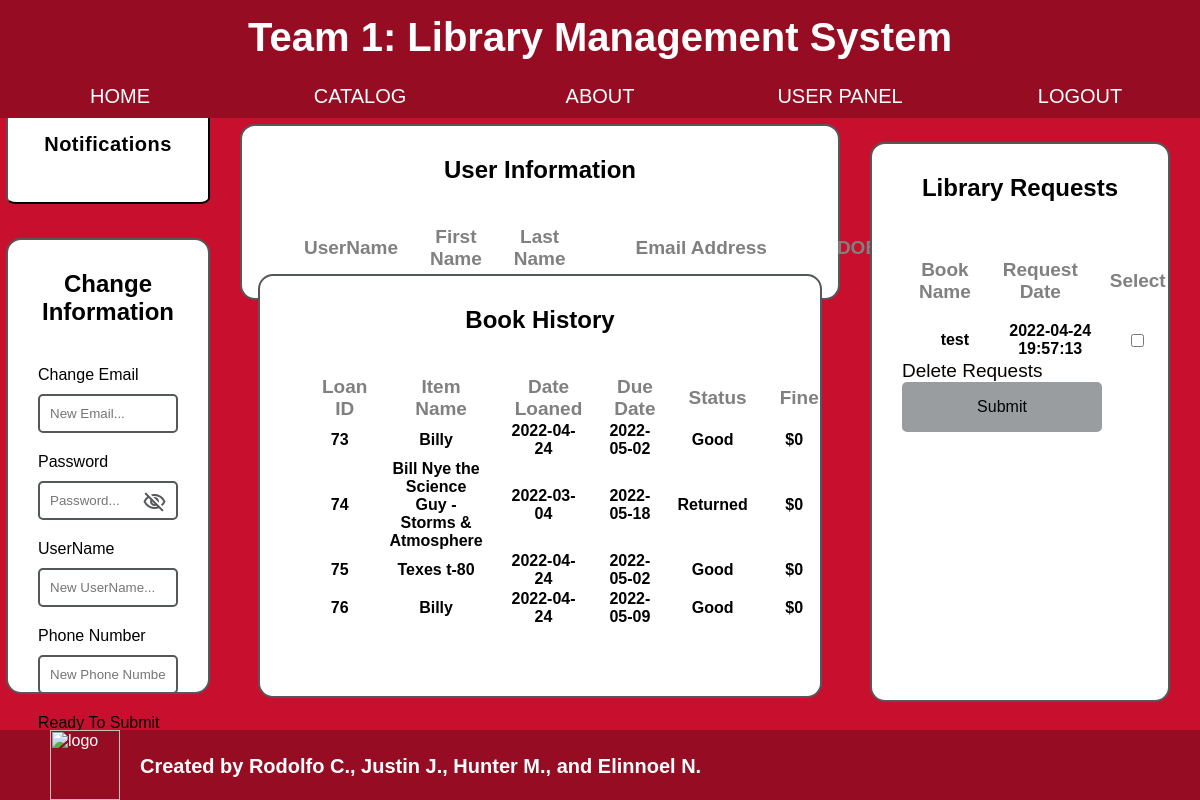
The page /user/userdashboard.php (signed in) on the database as committed earlier.
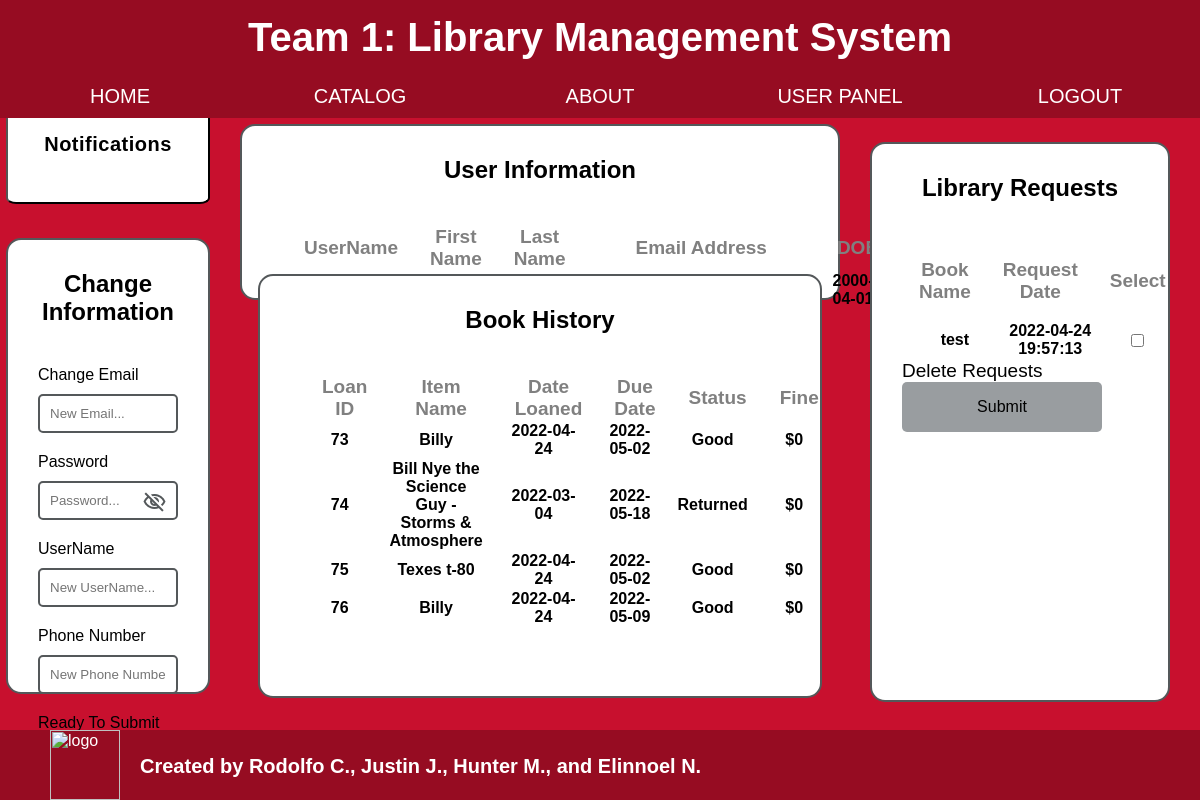
The same page on the database as committed later.
### tables this page shows
CREATE TABLE `loan` (
  `Loan_id` int(11) NOT NULL,
  `Item` int(11) DEFAULT NULL,
  `User` int(11) NOT NULL,
  `Loan_date` date NOT NULL,
  `Return_date` date NOT NULL,
  `Drop_date` date DEFAULT NULL,
  `Returned` int(6) NOT NULL DEFAULT 0
);

CREATE TABLE `user` (
  `User_id` int(11) NOT NULL,
  `Fname` varchar(50) DEFAULT NULL,
  `Lname` varchar(50) DEFAULT NULL,
  `Email` varchar(50) NOT NULL,
  `Username` varchar(16) NOT NULL,
  `Password` varchar(255) NOT NULL,
  `Balance` decimal(10,2) UNSIGNED NOT NULL DEFAULT 0.00,
  `DOB` date DEFAULT NULL,
  `Pnumber` varchar(20) DEFAULT NULL,
  `Current_orders` int(11) NOT NULL DEFAULT 0,
  `Created` datetime DEFAULT NULL,
  `User_Status` varchar(6) NOT NULL DEFAULT 'user',
  `Deleted_id` tinyint(4) NOT NULL DEFAULT 0
);

### user/userdashboard.php (the view, shortened to what this page needs)
<?php
    include_once '..\header.php';
    $userid = $_SESSION['User_id'];
?>
    <button id="myBtn" style="position:absolute; left:.5% ; margin-top:7%; width:17%; height: 15%; border-radius:5%; background-color: white;text-align: center; text-decoration: none; display: inline-block; font-size: 20px;font-weight: bold;letter-spacing: 0.5px;">Notifications</button>
<div class="page-content">
    <div class = "usrdash">
                <link rel="stylesheet" href="../style.css">
            <div class = "userdash">
                <link rel="stylesheet" href="style.css">
                <form method = "post" class="login-form" style = "position: absolute; left:.5%; margin-top:10%; width: 17%; height: 57%;">
                    <h2> Change Information </h2>
                    <div class = "login-input">
                        <label>Change Email<label> <input type = "text" placeholder =  "New Email..."  class = "login-input" name = "Email">
                    </div>
                    <div class = "login-input">
                            <label>Password</label>
                            <input type="password" name="password" placeholder="Password..." id="ipassword" name = "password">
                            <i><span class="material-icons-outlined" id ="icon" onclick="toggle()">visibility_off</span></i>
                    </div>
                    <div class = "login-input">
                        <label>UserName<label> <input type = "text" placeholder = "New UserName..." class = "login-input" name="username">
                    </div>
                    <div class = "login-input">
                        <label>Phone Number<label> <input type = "text" placeholder = "New Phone Number..." class="login-input" name = "phonenum">
                    </div>
                    <label>Ready To Submit Changes?<label>
                    <button type = "submit" name="submit" style="width: 200px; height:50px;background-color: #999DA0;border: none; color: Black; padding: 15px 32px;
                    text-align: center; text-decoration: none; display: inline-block; font-size: 16px; border-radius: 5px;"> Submit Changes</button>
                </form>
            </div>
            <form class="login-form" style = "position:absolute; margin-top:.5%; margin-left:-10%; width:50%; height:22%">
            <h2>User Information</h2>
                <table class ="table table-bordered">
                    <thead>
                        <tr>
                            <th scope = "col" style = "padding-left:30px; font-size: 19; color: grey">UserName</th>
                            <th scope = "col" style = "padding-left:30px; font-size: 19; color: grey">First Name</th>
                            <th scope = "col" style = "padding-left:30px; font-size: 19; color: grey">Last Name</th>
                            <th scope = "col" style = "padding-left:30px; font-size: 19; color: grey">Email Address</th>
                            <th scope = "col" style = "padding-left:30px; font-size: 19; color: grey">DOB</th>
                            <th scope = "col" style = "padding-left:30px; font-size: 19; color: grey">Phone Number</th>
                            <th scope = "col" style = "padding-left:30px; font-size: 19; color: grey">Amount Owed</th>
                        </tr>
                    </thead>
                    <tbody>
                    <?php
                        $sql = "Select * from `user` Where User_id = '$userid'";
                        $result = mysqli_query($con, $sql);
                        if($result){
                            while($row = mysqli_fetch_assoc($result)){
                                $Balance = $row['Balance'];
                                $Uname = $row['Username'];
                                $fname = $row['Fname'];
                                $lname = $row['Lname'];
                                $email = $row['Email'];
                                $dob = $row['DOB'];
                                $pnum =$row['Pnumber'];
                                echo'<tr>
                                <th scope = "row" style = "padding-left:20px">'.$Uname.'</th>
                                <th scope = "row" style = "padding-left:20px">'.$fname.'</th>
                                <th scope = "row" style = "padding-left:20px">'.$lname.'</th>
                                <th scope = "row" style = "padding-left:20px">'.$email.'</th>
                                <th scope = "row" style = "padding-left:20px">'.$dob.'</th>
                                <th scope = "row" style = "padding-left:20px">'.$pnum.'</th>
                                <th scope = "row" style = "padding-left:20px">$'.$Balance.'</th>
                                </tr>';
                            }
                        }
                    ?>
                    </tbody>
                </table>
            </form>
            <form class="login-form" lass="login-form" style = "position:absolute; margin-top:13% ; margin-left:-10%; width:47%; height:53%;" >
            <h2> Book History </h2>
                <table>
                <tr>
                    <th scope = "col" style = "padding-left:30px; font-size: 19; color: grey">Loan ID</th>
                    <th scope = "col" style = "padding-left:30px; font-size: 19; color: grey">Item Name</th>
                    <th scope = "col" style = "padding-left:30px; font-size: 19; color: grey">Date Loaned</th>
                    <th scope = "col" style = "padding-left:30px; font-size: 19; color: grey">Due Date</th>
                    <th scope = "col" style = "padding-left:30px; font-size: 19; color: grey">Status</th>
                    <th scope = "col" style = "padding-left:30px; font-size: 19; color: grey">Fine</th>
                </tr>
                <?php
                $sql = "SELECT DISTINCT loan.Loan_id, loan.Loan_date, loan.Return_date, loan.Drop_date,
                book.Name AS bName, journal.Name AS jName, electronic.Name AS eName, disk.Name AS dName FROM loan
                INNER JOIN reservation ON loan.Item = reservation.Item
                LEFT JOIN item ON item.Item_id=reservation.Item
                LEFT JOIN book ON item.Book_id = book.Book_id
                LEFT JOIN journal ON item.Journal_id = journal.Journal_id
                LEFT JOIN disk ON item.Disk_id = disk.Disk_id
                LEFT JOIN electronic ON item.Electronic_id = electronic.Electronic_id";
                $result = mysqli_query($con, $sql);
                if($result){
                    while($row = mysqli_fetch_assoc($result)){
                        $loanID = $row['Loan_id'];
                        if(!empty($row['bName'])){$ItemName = $row['bName'];}
                        if(!empty($row['eName'])){$ItemName = $row['eName'];}
                        if(!empty($row['dName'])){$ItemName = $row['dName'];}
                        $datediff = 0;
                        $Fine = 0;
                        if(!empty($datediff) && empty($row['Drop_date'])){
                            $stat = 'Overdue';
                        }
                        elseif(!empty($row['Drop_date'])){
                            $stat =  'Returned';
                        }
                        else{
                            $stat =  'Good';
                        }
                        $loanout = $row['Loan_date'];
                        $duedate = $row['Return_date'];
                        echo'<tr>
                                <th scope = "row" style = "padding-left:20px">'.$loanID.'</th>
                                <th scope = "row" style = "padding-left:20px">'.$ItemName.'</th>
                                <th scope = "row" style = "padding-left:20px">'.$loanout.'</th>
                                <th scope = "row" style = "padding-left:20px">'.$duedate.'</th>
                                <th scope = "row" style = "padding-left:20px">'.$stat.'</th>
                                <th scope = "row" style = "padding-left:20px">$'.$Fine.'</th>
                                </tr>';
                    }
                }else{
                    echo 'notworking';
                }
                ?>
                </table>
            </form>
            <form method = "post" class="login-form" style = "position:absolute; margin-top:2%; margin-left:70%; width:25%; height:70%;">
            <h2> Library Requests </h2>
            <table>
                <tr>
                    <th scope = "col" style = "padding:15px; font-size: 19; color: grey">Book Name</th>
                    <th scope = "col" style = "padding:15px; font-size: 19; color: grey">Request Date</th>
                    <th scope = "col" style = "padding:15px; font-size: 19; color: grey">Select</th>
                </tr>
                <tr>
                <?php
                    $sql = "SELECT DISTINCT reservation.Request_date, reservation.Item
                    FROM user
                    INNER JOIN reservation ON reservation.User = $userid
                    INNER JOIN reservation_status ON reservation_status.Reserve_id = reservation.Status
                    INNER JOIN item ON item.Item_id=reservation.Item
                    INNER JOIN book ON book.Book_id=item.Book_id
                    WHERE reservation_status.reserve_status = 'Requested'
                    ";
                    $result = mysqli_query($con, $sql);
                    if($result){
                        while($row = mysqli_fetch_assoc($result)){
                            $bookname = 'test';
                            $reqdate = $row['Request_date'];
                            echo'<tr>
                                    <th scope = "row" style = "padding-left:20px">'.$bookname.'</th>
                                    <th scope = "row" style = "padding-left:20px">'.$reqdate.'</th>
                                    <th><input type="checkbox" name="book[]" value="' . $row["Item"] . '"/></th>
                                    ';
                        }
                    }else{
                        echo "not working";
                    }
                    ?>
                </tr>
                </table>
                <label style="font-size: 19;">Delete Requests<lable>
                <button type = "submit" name="check" style="width: 200px; height:50px;background-color: #999DA0;border: none; color: Black; padding: 15px 32px;
   text-align: center; text-decoration: none; display: inline-block; font-size: 16px; border-radius: 5px;"> Submit </button>
                </form>
    </div>
</div>
<?php
				include_once '../footer.php';
?>

### header.php (shortened to what this page needs)
<?php
  $BackSlashCount = substr_count($_SERVER['REQUEST_URI'],"/");
  if($BackSlashCount == 2){$BackSlash = '';}
  if(!empty($_SESSION['User_id'])){
    $log = 'LOGOUT';
    $logref = $BackSlash.'logout.php';
  }
  else{
    $log = 'LOGIN';
    $logref = $BackSlash.'login';
  }
  if(!empty($_SESSION['User_id'])){
    if($_SESSION['User_Status'] == 'admin'){
      $sign = 'ADMIN PANEL';
      $signref = $BackSlash.'admin/dashboard';
    }
    else{
      $sign = 'USER PANEL';
      $signref = $BackSlash.'user/userdashboard';
    }
  }
  else{
    $sign = 'SIGNUP';
    $signref = $BackSlash.'signup';
    }
    $homepage = $BackSlash.'homepage';
    $catalogheader = $BackSlash.'catalog';
  if(!empty($_SESSION['User_id'])){
    if($_SESSION['User_Status'] == 'admin'){
      $about  = 'USER PANEL';
      $aboutref = $BackSlash.'user/userdashboard';
    }
    else{
      $about  = 'ABOUT';
      $aboutref  = $BackSlash.'about';
    }
  }
  else{
    $about  = 'ABOUT';
    $aboutref  = $BackSlash.'about';
  }
?>
<!DOCTYPE html>
<html>
  <head>
  </head>
  <body>
    <div class="header-top">
      <h1>Team 1: Library Management System</h1>
    </div>
    <div class="header" id="myHeader">
      <button class="button buttonHome" onclick="location.href='<?php echo $homepage; ?>';">HOME</button>
			<button class="button buttonCatalog" onclick="location.href='<?php echo $catalogheader; ?>';">CATALOG</button>
      <button class="button buttonAbout" onclick="location.href='<?php echo $aboutref; ?>';"><?php echo $about; ?></button>
      <button class="button buttonSignup" onclick="location.href='<?php echo $signref; ?>';"><?php echo $sign; ?></button>
      <button class="button buttonLogin" onclick="location.href='<?php echo $logref; ?>';"><?php echo $log; ?></button>
    </div>

### footer.php (shortened to what this page needs)
    <footer>
			<img src="https://uh.edu/marcom/_images/brand/logo-interlocking-uh-red.svg" alt="logo" width=70 height=70>
			<h1>Created by Rodolfo C., Justin J., Hunter M., and Elinnoel N. </h1>
		</footer>
  </body>
</html>

### style.css (style rules this page uses)
* { padding: 0; margin: 0; list-style: none; text-decoration: none; box-sizing: border-box; font-family: Arial, HelvSetica, sans-serif; }
.login-input, .signup-input { margin: 10 auto; }
.login-input i, .signup-input i { color: #54585A; margin-left: -40px; cursor: pointer; }
.login-input i span, .signup-input i span { margin-bottom: -3px; display: inline-block; vertical-align: middle; }
.login-form, .signup-form, .display-form { width: 500px; border: 2px solid #54585A; padding: 30px; background: #ffffff; border-radius: 15px; }
.signup-form h2, .login-form h2 { text-align: center; margin-bottom: 40px; }
.login-input input { display: inline-block; border: 2px solid #54585A; width: 100%; padding: 10px; margin: 10px auto; margin-bottom: 10px; border-radius: 5px; }
.header-top { padding: 15px; font-size: 20px; text-align: center; }
body { display: flex; flex-direction: column; min-height: 100vh; background-color: #C8102E; margin: 0; font-family: Helvetica; padding:0; }
.header-top, footer { background-color: #960C22; color: white; }
.header { font-size: 0px; z-index: 8; }
.header .button { border: none; color: white; text-align: center; font-size: 20px; cursor: pointer; padding: 10px; width: 20%; background-color: #960C22; }
.page-content { flex-grow: 1; }
footer { z-index: 8; }
footer img { float:left; margin-left:50px; }
footer h1 { float:left; padding:20px; font-size: 20px; margin-top: 5px; }
.usrdash { display:flex; justify-content: center; }

Rows that differ between the two databases and show on the page:
now on this page (row edited): user: DOB "2000-04-01"
